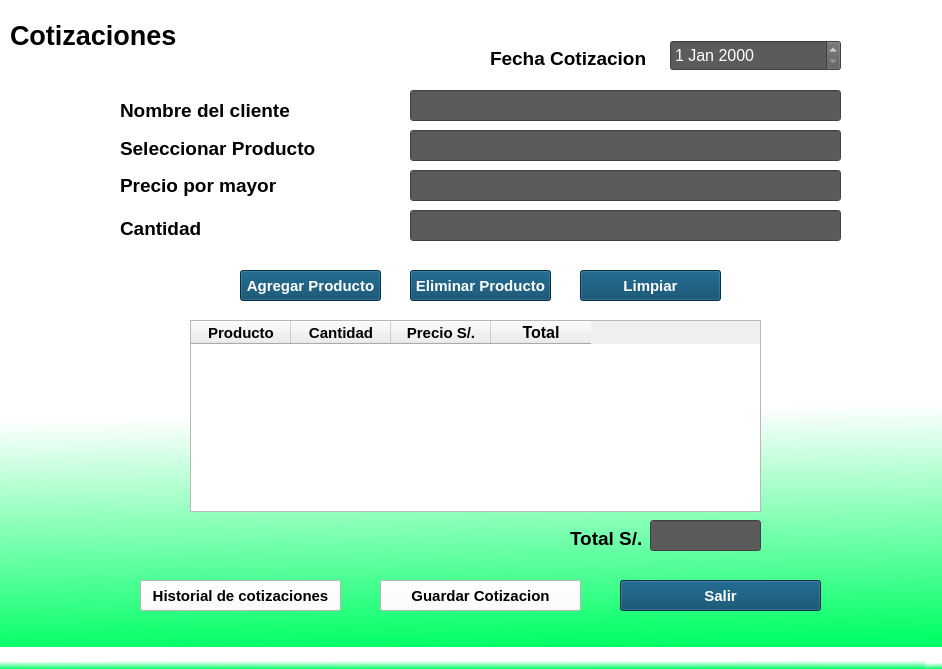
<?xml version="1.0" encoding="UTF-8"?>
<ui version="4.0">
 <class>MainWindow</class>
 <widget class="QMainWindow" name="MainWindow">
  <property name="geometry">
   <rect>
    <x>0</x>
    <y>0</y>
    <width>942</width>
    <height>669</height>
   </rect>
  </property>
  <property name="font">
   <font>
    <pointsize>9</pointsize>
   </font>
  </property>
  <property name="windowTitle">
   <string>MainWindow</string>
  </property>
  <property name="styleSheet">
   <string notr="true">background-color: qlineargradient(spread:pad, x1:0.487, y1:1, x2:0.478, y2:0.636364, stop:0 rgb(0, 255, 102), stop:1 rgba(255, 255, 255, 255));</string>
  </property>
  <widget class="QWidget" name="centralwidget">
   <widget class="QLabel" name="label_6">
    <property name="geometry">
     <rect>
      <x>10</x>
      <y>10</y>
      <width>321</width>
      <height>51</height>
     </rect>
    </property>
    <property name="font">
     <font>
      <pointsize>20</pointsize>
      <weight>75</weight>
      <bold>true</bold>
     </font>
    </property>
    <property name="styleSheet">
     <string notr="true">background-color: rgb(255, 255, 255);</string>
    </property>
    <property name="text">
     <string>Cotizaciones</string>
    </property>
   </widget>
   <widget class="QLabel" name="label">
    <property name="geometry">
     <rect>
      <x>120</x>
      <y>100</y>
      <width>191</width>
      <height>21</height>
     </rect>
    </property>
    <property name="font">
     <font>
      <family>Arial</family>
      <pointsize>14</pointsize>
      <weight>75</weight>
      <bold>true</bold>
     </font>
    </property>
    <property name="styleSheet">
     <string notr="true"> background-color: none</string>
    </property>
    <property name="text">
     <string>Nombre del cliente</string>
    </property>
   </widget>
   <widget class="QLabel" name="label_2">
    <property name="geometry">
     <rect>
      <x>490</x>
      <y>50</y>
      <width>181</width>
      <height>16</height>
     </rect>
    </property>
    <property name="font">
     <font>
      <family>Arial</family>
      <pointsize>14</pointsize>
      <weight>75</weight>
      <bold>true</bold>
     </font>
    </property>
    <property name="styleSheet">
     <string notr="true"> background-color: none
</string>
    </property>
    <property name="text">
     <string>Fecha Cotizacion</string>
    </property>
   </widget>
   <widget class="QLabel" name="label_3">
    <property name="geometry">
     <rect>
      <x>570</x>
      <y>530</y>
      <width>81</width>
      <height>16</height>
     </rect>
    </property>
    <property name="font">
     <font>
      <family>Arial</family>
      <pointsize>14</pointsize>
      <weight>75</weight>
      <bold>true</bold>
     </font>
    </property>
    <property name="styleSheet">
     <string notr="true">background-color: none</string>
    </property>
    <property name="text">
     <string>Total S/.</string>
    </property>
   </widget>
   <widget class="QLabel" name="label_4">
    <property name="geometry">
     <rect>
      <x>120</x>
      <y>140</y>
      <width>221</width>
      <height>16</height>
     </rect>
    </property>
    <property name="font">
     <font>
      <family>Arial</family>
      <pointsize>14</pointsize>
      <weight>75</weight>
      <bold>true</bold>
     </font>
    </property>
    <property name="styleSheet">
     <string notr="true"> background-color: none</string>
    </property>
    <property name="text">
     <string>Seleccionar Producto</string>
    </property>
   </widget>
   <widget class="QLabel" name="label_5">
    <property name="geometry">
     <rect>
      <x>120</x>
      <y>170</y>
      <width>171</width>
      <height>31</height>
     </rect>
    </property>
    <property name="font">
     <font>
      <family>Arial</family>
      <pointsize>14</pointsize>
      <weight>75</weight>
      <bold>true</bold>
     </font>
    </property>
    <property name="styleSheet">
     <string notr="true"> background-color: none</string>
    </property>
    <property name="text">
     <string>Precio por mayor</string>
    </property>
   </widget>
   <widget class="QLabel" name="label_7">
    <property name="geometry">
     <rect>
      <x>120</x>
      <y>220</y>
      <width>171</width>
      <height>16</height>
     </rect>
    </property>
    <property name="font">
     <font>
      <family>Arial</family>
      <pointsize>14</pointsize>
      <weight>75</weight>
      <bold>true</bold>
     </font>
    </property>
    <property name="styleSheet">
     <string notr="true"> background-color: none</string>
    </property>
    <property name="text">
     <string>Cantidad</string>
    </property>
   </widget>
   <widget class="QLineEdit" name="cantidadLineEdit">
    <property name="geometry">
     <rect>
      <x>410</x>
      <y>210</y>
      <width>431</width>
      <height>31</height>
     </rect>
    </property>
    <property name="font">
     <font>
      <family>Arial</family>
      <pointsize>14</pointsize>
     </font>
    </property>
    <property name="styleSheet">
     <string notr="true">background-color: rgb(91, 91, 91);
color: rgb(255, 255, 255)</string>
    </property>
   </widget>
   <widget class="QLineEdit" name="precioLineEdit">
    <property name="geometry">
     <rect>
      <x>410</x>
      <y>170</y>
      <width>431</width>
      <height>31</height>
     </rect>
    </property>
    <property name="font">
     <font>
      <family>Arial</family>
      <pointsize>14</pointsize>
     </font>
    </property>
    <property name="styleSheet">
     <string notr="true">background-color: rgb(91, 91, 91);
color: rgb(255, 255, 255)</string>
    </property>
   </widget>
   <widget class="QLineEdit" name="totalLineEdit">
    <property name="geometry">
     <rect>
      <x>650</x>
      <y>520</y>
      <width>111</width>
      <height>31</height>
     </rect>
    </property>
    <property name="font">
     <font>
      <pointsize>12</pointsize>
     </font>
    </property>
    <property name="styleSheet">
     <string notr="true">background-color: rgb(91, 91, 91);
color: rgb(255, 255, 255)</string>
    </property>
   </widget>
   <widget class="QPushButton" name="addButton">
    <property name="geometry">
     <rect>
      <x>240</x>
      <y>270</y>
      <width>141</width>
      <height>31</height>
     </rect>
    </property>
    <property name="font">
     <font>
      <pointsize>11</pointsize>
      <weight>75</weight>
      <bold>true</bold>
     </font>
    </property>
    <property name="cursor">
     <cursorShape>PointingHandCursor</cursorShape>
    </property>
    <property name="styleSheet">
     <string notr="true">background-color:rgb(0, 68, 102);
color: rgb(255, 255, 255);</string>
    </property>
    <property name="text">
     <string>Agregar Producto</string>
    </property>
   </widget>
   <widget class="QPushButton" name="deleteProducto">
    <property name="geometry">
     <rect>
      <x>410</x>
      <y>270</y>
      <width>141</width>
      <height>31</height>
     </rect>
    </property>
    <property name="font">
     <font>
      <pointsize>11</pointsize>
      <weight>75</weight>
      <bold>true</bold>
     </font>
    </property>
    <property name="cursor">
     <cursorShape>PointingHandCursor</cursorShape>
    </property>
    <property name="styleSheet">
     <string notr="true">background-color:rgb(0, 68, 102);
color: rgb(255, 255, 255);</string>
    </property>
    <property name="text">
     <string>Eliminar Producto</string>
    </property>
   </widget>
   <widget class="QPushButton" name="newButton">
    <property name="geometry">
     <rect>
      <x>580</x>
      <y>270</y>
      <width>141</width>
      <height>31</height>
     </rect>
    </property>
    <property name="font">
     <font>
      <pointsize>11</pointsize>
      <weight>75</weight>
      <bold>true</bold>
     </font>
    </property>
    <property name="cursor">
     <cursorShape>PointingHandCursor</cursorShape>
    </property>
    <property name="styleSheet">
     <string notr="true">background-color:rgb(0, 68, 102);
color: rgb(255, 255, 255);</string>
    </property>
    <property name="text">
     <string>Limpiar</string>
    </property>
   </widget>
   <widget class="QTableWidget" name="cotizacionTable">
    <property name="geometry">
     <rect>
      <x>190</x>
      <y>320</y>
      <width>571</width>
      <height>192</height>
     </rect>
    </property>
    <property name="font">
     <font>
      <pointsize>12</pointsize>
     </font>
    </property>
    <property name="styleSheet">
     <string notr="true"> background-color: none</string>
    </property>
    <column>
     <property name="text">
      <string>Producto</string>
     </property>
     <property name="font">
      <font>
       <pointsize>11</pointsize>
       <weight>75</weight>
       <bold>true</bold>
      </font>
     </property>
    </column>
    <column>
     <property name="text">
      <string>Cantidad</string>
     </property>
     <property name="font">
      <font>
       <pointsize>11</pointsize>
       <weight>75</weight>
       <bold>true</bold>
      </font>
     </property>
    </column>
    <column>
     <property name="text">
      <string>Precio S/.</string>
     </property>
     <property name="font">
      <font>
       <pointsize>11</pointsize>
       <weight>75</weight>
       <bold>true</bold>
      </font>
     </property>
    </column>
    <column>
     <property name="text">
      <string>Total</string>
     </property>
     <property name="font">
      <font>
       <pointsize>12</pointsize>
       <weight>75</weight>
       <bold>true</bold>
      </font>
     </property>
    </column>
   </widget>
   <widget class="QPushButton" name="guardarCotizacionButton">
    <property name="geometry">
     <rect>
      <x>380</x>
      <y>580</y>
      <width>201</width>
      <height>31</height>
     </rect>
    </property>
    <property name="font">
     <font>
      <pointsize>11</pointsize>
      <weight>75</weight>
      <bold>true</bold>
     </font>
    </property>
    <property name="cursor">
     <cursorShape>PointingHandCursor</cursorShape>
    </property>
    <property name="styleSheet">
     <string notr="true">background-color: rgb(255, 255, 255);
color: rgb(0, 0, 0)</string>
    </property>
    <property name="text">
     <string>Guardar Cotizacion</string>
    </property>
   </widget>
   <widget class="QPushButton" name="exitButton">
    <property name="geometry">
     <rect>
      <x>620</x>
      <y>580</y>
      <width>201</width>
      <height>31</height>
     </rect>
    </property>
    <property name="font">
     <font>
      <pointsize>11</pointsize>
      <weight>75</weight>
      <bold>true</bold>
     </font>
    </property>
    <property name="cursor">
     <cursorShape>PointingHandCursor</cursorShape>
    </property>
    <property name="styleSheet">
     <string notr="true">background-color:rgb(0, 68, 102);
color: rgb(255, 255, 255);</string>
    </property>
    <property name="text">
     <string>Salir</string>
    </property>
   </widget>
   <widget class="QPushButton" name="historialButton">
    <property name="geometry">
     <rect>
      <x>140</x>
      <y>580</y>
      <width>201</width>
      <height>31</height>
     </rect>
    </property>
    <property name="font">
     <font>
      <pointsize>11</pointsize>
      <weight>75</weight>
      <bold>true</bold>
     </font>
    </property>
    <property name="cursor">
     <cursorShape>PointingHandCursor</cursorShape>
    </property>
    <property name="styleSheet">
     <string notr="true">background-color: rgb(255, 255, 255);
color: rgb(0, 0, 0)</string>
    </property>
    <property name="text">
     <string>Historial de cotizaciones</string>
    </property>
   </widget>
   <widget class="QDateEdit" name="fechaDateEdit">
    <property name="geometry">
     <rect>
      <x>670</x>
      <y>40</y>
      <width>171</width>
      <height>31</height>
     </rect>
    </property>
    <property name="font">
     <font>
      <pointsize>12</pointsize>
      <weight>50</weight>
      <bold>false</bold>
     </font>
    </property>
    <property name="styleSheet">
     <string notr="true">background-color: rgb(91, 91, 91);
color: rgb(255, 255, 255)</string>
    </property>
   </widget>
   <widget class="QLineEdit" name="productoLineEdit">
    <property name="geometry">
     <rect>
      <x>410</x>
      <y>130</y>
      <width>431</width>
      <height>31</height>
     </rect>
    </property>
    <property name="font">
     <font>
      <family>Arial</family>
      <pointsize>14</pointsize>
     </font>
    </property>
    <property name="styleSheet">
     <string notr="true">background-color: rgb(91, 91, 91);
color: rgb(255, 255, 255)</string>
    </property>
   </widget>
   <widget class="QLineEdit" name="clienteLineEdit">
    <property name="geometry">
     <rect>
      <x>410</x>
      <y>90</y>
      <width>431</width>
      <height>31</height>
     </rect>
    </property>
    <property name="font">
     <font>
      <family>Arial</family>
      <pointsize>14</pointsize>
     </font>
    </property>
    <property name="styleSheet">
     <string notr="true">background-color: rgb(91, 91, 91);
color: rgb(255, 255, 255)</string>
    </property>
   </widget>
  </widget>
  <widget class="QStatusBar" name="statusbar"/>
 </widget>
 <resources/>
 <connections/>
</ui>
